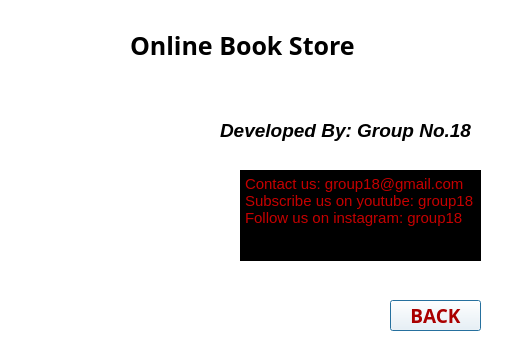
<?xml version="1.0" encoding="UTF-8"?>
<ui version="4.0">
 <class>Dialog</class>
 <widget class="QDialog" name="Dialog">
  <property name="geometry">
   <rect>
    <x>0</x>
    <y>0</y>
    <width>517</width>
    <height>351</height>
   </rect>
  </property>
  <property name="windowTitle">
   <string>Dialog</string>
  </property>
  <widget class="QLabel" name="label">
   <property name="geometry">
    <rect>
     <x>0</x>
     <y>0</y>
     <width>521</width>
     <height>391</height>
    </rect>
   </property>
   <property name="styleSheet">
    <string notr="true">background-color: rgb(255, 255, 255);</string>
   </property>
   <property name="text">
    <string/>
   </property>
   <property name="pixmap">
    <pixmap>image/about.PNG</pixmap>
   </property>
   <property name="scaledContents">
    <bool>false</bool>
   </property>
  </widget>
  <widget class="QLabel" name="label_2">
   <property name="geometry">
    <rect>
     <x>220</x>
     <y>120</y>
     <width>271</width>
     <height>21</height>
    </rect>
   </property>
   <property name="font">
    <font>
     <pointsize>14</pointsize>
     <weight>75</weight>
     <italic>true</italic>
     <bold>true</bold>
    </font>
   </property>
   <property name="text">
    <string>Developed By: Group No.18</string>
   </property>
  </widget>
  <widget class="QPlainTextEdit" name="plainTextEdit">
   <property name="geometry">
    <rect>
     <x>240</x>
     <y>170</y>
     <width>241</width>
     <height>91</height>
    </rect>
   </property>
   <property name="font">
    <font>
     <pointsize>11</pointsize>
    </font>
   </property>
   <property name="styleSheet">
    <string notr="true">color: rgb(197, 0, 0);
background-color: rgb(0, 0, 0);</string>
   </property>
   <property name="plainText">
    <string>Contact us: group18@gmail.com Subscribe us on youtube: group18 Follow us on instagram: group18</string>
   </property>
  </widget>
  <widget class="QLabel" name="label_3">
   <property name="geometry">
    <rect>
     <x>130</x>
     <y>20</y>
     <width>271</width>
     <height>51</height>
    </rect>
   </property>
   <property name="font">
    <font>
     <family>Arial Black</family>
     <pointsize>19</pointsize>
     <weight>75</weight>
     <italic>false</italic>
     <bold>true</bold>
    </font>
   </property>
   <property name="text">
    <string>Online Book Store</string>
   </property>
  </widget>
  <widget class="QPushButton" name="back_btn">
   <property name="geometry">
    <rect>
     <x>390</x>
     <y>300</y>
     <width>91</width>
     <height>31</height>
    </rect>
   </property>
   <property name="font">
    <font>
     <family>Arial Black</family>
     <pointsize>14</pointsize>
     <weight>75</weight>
     <bold>true</bold>
    </font>
   </property>
   <property name="styleSheet">
    <string notr="true">background-color: rgb(255, 255, 255);
font-size: 14pt;
color: rgb(170, 0, 0);</string>
   </property>
   <property name="text">
    <string>BACK</string>
   </property>
  </widget>
 </widget>
 <resources/>
 <connections/>
</ui>
